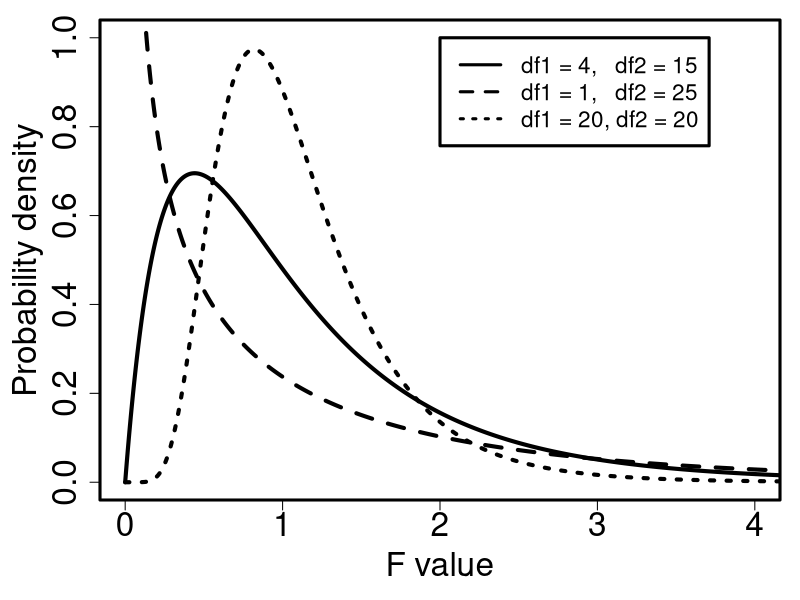

Generate this figure with R: (Note: this script raises an error after producing the figure.)
## ---- chunk 1
wing_lengths <- read.csv(file = "data/site_96_wing_lengths.csv");
knitr::kable(wing_lengths, format = "simple", table.envir = "table",
      caption = "Wing lengths (mm) measured for 5 unnamed species of non-pollinating fig wasps collected from fig trees in 2010 near La Paz in Baja, Mexico. Note, for readability, this table is not presented in a tidy format.");
## ---- chunk 2
Groups  <- 2:10;
Tests   <- c(1, 3, 6, 10, 15, 21, 28, 36, 45);
combins <- rbind(Groups, Tests);
knitr::kable(combins, format = "simple", table.envir = "table",
      caption = "The number of individual t-tests that would need to be run to compare the means given different numbers of groups (e.g., if a dataset had measurements from 2-10 species)");
## ---- chunk 3
df1 <- 4;
df2 <- 15;
xx  <- seq(from = 0, to = 10, by = 0.0001);
yy  <- df(x = xx, df1 = df1, df2 = df2);
par(mar = c(5, 5, 1, 1), lwd = 3);
mxy <- max(yy[2:length(xx)]);
ymx <- 1;
plot(x = xx, y = yy, type = "l", lwd = 4, cex.lab = 2, cex.lab = 2,
 cex.axis = 2, ylab = "Probability density", ylim = c(0, ymx),
 xlab = "F value", xlim = c(0, 4));
df1 <- 1;
df2 <- 25;
y2  <- df(x = xx, df1 = df1, df2 = df2);
points(x = xx, y = y2, type = "l", lwd = 4, lty = "dashed");
df1 <- 20;
df2 <- 20;
y3  <- df(x = xx, df1 = df1, df2 = df2);
points(x = xx, y = y3, type = "l", lwd = 4, lty = "dotted");
legend(x = 2, y = 1, cex = 1.35,
       legend = c("df1 = 4,   df2 = 15", "df1 = 1,   df2 = 25", "df1 = 20, df2 = 20"),
       lty = c("solid", "dashed", "dotted"));
the_ss <- function(x) sum((x - mean(x))^2);
## ---- chunk 4
grand_mean_wing_l  <- mean(as.matrix(wing_lengths));
wing_lengths_means <- apply(X = wing_lengths, MARGIN = 2, FUN = mean);
colnames(wing_lengths_means) <- NULL;
rownames(wing_lengths_means) <- NULL;
knitr::kable(t(wing_lengths_means), format = "simple", table.envir = "table",
      caption = "Mean wing lengths (mm) from 5 unnamed species of non-pollinating fig wasps collected from fig trees in 2010 near La Paz in Baja, Mexico. Each species mean was calculated from 4 wasps (N = 4).");
ms_among <- 4 * sum((wing_lengths_means - grand_mean_wing_l)^2);
## ---- chunk 5
wing_lengths <- read.csv(file = "data/site_96_wing_lengths.csv");
wing_mns     <- rbind(wing_lengths_means, wing_lengths_means, 
                      wing_lengths_means, wing_lengths_means);
squared_wngs <- (wing_lengths - wing_mns)^2;
knitr::kable(squared_wngs, format = "simple", table.envir = "table",
      caption = "The squared deviations from species means for each wing length presented in Table 23.1");
## ---- chunk 6
SS_species   <- apply(X = squared_wngs, MARGIN = 2, FUN =sum);
knitr::kable(t(SS_species), format = "simple", table.envir = "table",
      caption = "The sum of squared deviations from species means for each wing length presented in Table 23.1");
## ---- chunk 7
knitr::include_graphics("img/jamovi_ANOVA_output.png");
## ---- chunk 8
wl_anova <- anova(lm(wing_length~Species, data = wl));
print(wl_anova);
## ---- chunk 9
wing_lengths <- read.csv(file = "data/site_96_wing_lengths.csv");
knitr::kable(wing_lengths, format = "simple", table.envir = "table",
      caption = "Reproduction of Table 23.1. Wing lengths (mm) measured for 5 unnamed species of non-pollinating fig wasps collected from fig trees in 2010 near La Paz in Baja, Mexico. Note, for readability, this table is not presented in a tidy format.");
## ---- chunk 10
the_ranks <- rank(as.matrix(wing_lengths));
rank_mat  <- matrix(data = the_ranks, nrow = 4, ncol = 5, byrow = FALSE);
colnames(rank_mat) <- names(wing_lengths);
knitr::kable(rank_mat, format = "simple", table.envir = "table",
      caption = "Ranks of wing lengths (mm) measured for 5 unnamed species of non-pollinating fig wasps collected from fig trees in 2010 near La Paz in Baja, Mexico.");
## ---- chunk 11
wing_lengths_tree <- read.csv("data/site_96_wing_lengths_Het_SO.csv");
knitr::kable(wing_lengths_tree, format = "simple", table.envir = "table",
      caption = "Wing lengths (mm) measured for 2 unnamed species of non-pollinating fig wasps collected from 2 fig trees in 2010 near La Paz in Baja, Mexico.");
## ---- chunk 12
knitr::include_graphics("img/jamovi_two-way_ANOVA_no_interaction.png");
## ---- chunk 13
wing_lengths_tree <- read.csv("data/site_96_wing_lengths_SOs.csv");
knitr::kable(wing_lengths_tree, format = "simple", table.envir = "table",
      caption = "Wing lengths (mm) measured for 2 unnamed species of non-pollinating fig wasps collected from 2 fig trees in 2010 near La Paz in Baja, Mexico.");
## ---- chunk 14
knitr::include_graphics("img/jamovi_two-way_ANOVA_with_interaction.png");
## ---- chunk 15
knitr::include_graphics("img/lidia_project.png")
## ---- chunk 16
knitr::include_graphics("img/jamovi_one-way_ANOVA.png")
## ---- chunk 17
knitr::include_graphics("img/jamovi_ANOVA_input.png")
anova_table <- array(data = " ", dim = c(2, 5));
anova_table[1, 1] <- 16888.18606;
anova_table[2, 1] <- 118092.02927;
anova_table[1, 3] <- 8444.09303
anova_table[2, 3] <- 2460.25061;
rownames(anova_table) <- c("Profile", "Residuals");
colnames(anova_table) <- c("Sum of Squares", "df", "Mean Square", "F", "p");
## ---- chunk 18
knitr::kable(anova_table, format = "simple", table.envir = "table",
      caption = "ANOVA output testing the null hypothesis that mean Nitrogen concentration is the same across 3 different soil profiles in Angola. Data for this test were inspired by the doctoral thesis of Dr Lidia De Sousa Teixeira.");
## ---- chunk 19
knitr::include_graphics("img/jamovi_multiple_comparisons_input.png")
## ---- chunk 20
knitr::include_graphics("img/jamovi_Kruskall-Wallis_toolbar.png")
## ---- chunk 21
anova2_table <- array(data = " ", dim = c(4, 5));
anova2_table[1, 1] <- 21522.18384;
anova2_table[2, 1] <- 22811.13680;
anova2_table[3, 1] <- 16209.13035;
anova2_table[4, 1] <- 80497.68348;
anova2_table[1, 3] <- 21522.18384;
anova2_table[2, 3] <- 11405.56840;
anova2_table[3, 3] <- 8104.56517;
anova2_table[4, 3] <- 1788.83741;
rownames(anova2_table) <- c("Site", "Profile", "Site * Profile", "Residuals");
colnames(anova2_table) <- c("Sum of Squares", "df", "Mean Square", "F", "p");
knitr::kable(anova2_table, format = "simple", table.envir = "table",
      caption = "Two-way ANOVA output testing the effects of 2 sites and 3 different soil profiles on soil Nitrogen concentration in Angola. Data for this test were inspired by the doctoral thesis of Dr Lidia De Sousa Teixeira.");
## ---- chunk 22
knitr::include_graphics("img/jamovi_marginal_means.png")
